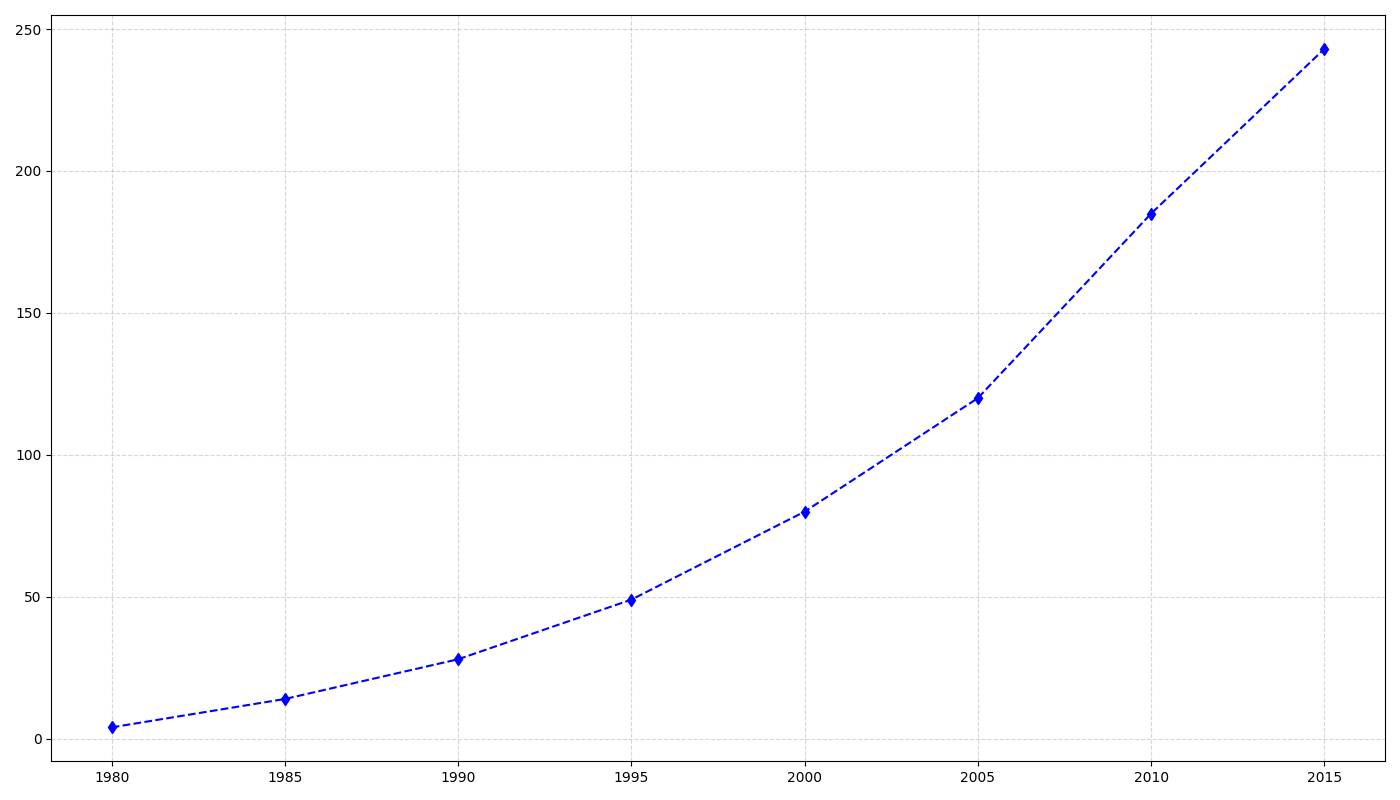

This figure's Python source:
import matplotlib.pyplot as plt
import numpy as np

years = np.array(range(1980, 2020, 5))
country_a_production = np.array([4, 14, 28, 49, 80, 120, 185, 243])

fig, ax = plt.subplots(figsize=(14, 8))

ax.plot(years, country_a_production, marker='d', linestyle='--', linewidth=1.5, color='blue')

ax.grid(True, linestyle='--', alpha=0.5)

plt.tight_layout()
plt.show()
